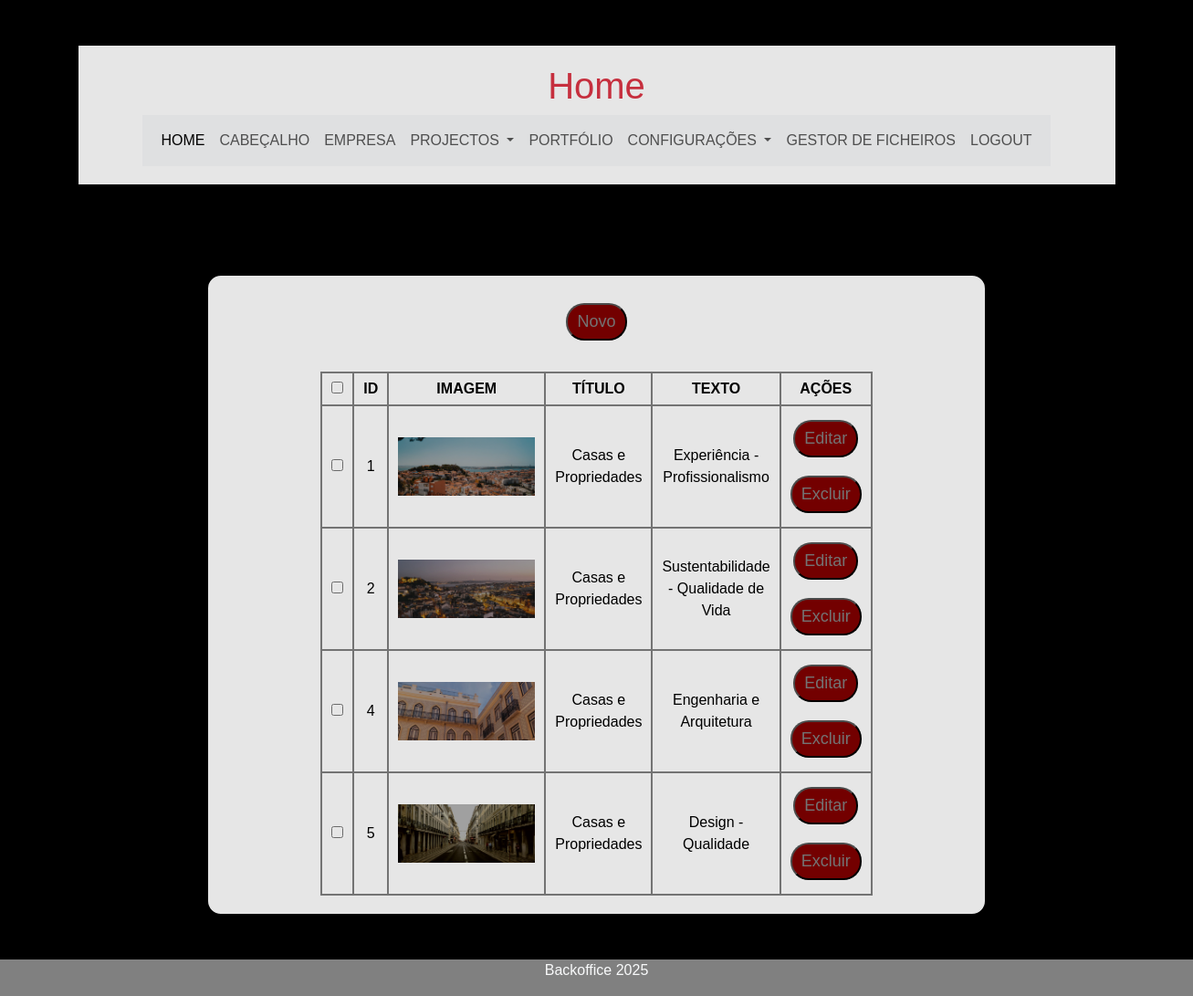
Page /backoffice/cabecalho.php (signed in) on the committed database.
### tables this page shows
CREATE TABLE `carousel` (
  `id` int(11) NOT NULL,
  `imagem` varchar(1000) NOT NULL,
  `titulo` varchar(100) NOT NULL,
  `texto` varchar(500) NOT NULL
);

### backoffice/cabecalho.php (called while the page is built)
<?php
require_once "components/header.php";
require_once "views/cabecalho_view.php";
require_once "components/footer.php";
?>

### backoffice/helpers/_base_dados_helper.php (called while the page is built, shortened)
<?php
$base_dados = [
  "host" => "localhost",
  "dbname" => "casas_e_prop_bd",
  "user" => "root",
  "pass" => "",
];
$pdo = new PDO("mysql:host=$base_dados[host];dbname=$base_dados[dbname];charset=utf8mb4","$base_dados[user]","$base_dados[pass]");
function selectSql($sql){
  global $pdo;
  $consulta = $pdo->query($sql);
  $resultado = $consulta->fetchAll(PDO::FETCH_ASSOC);
  return $resultado;
}
?>

### backoffice/helpers/cabecalho_helper.php (called while the page is built)
<?php
function getCarousel(){
  $resultado = selectSql("SELECT * FROM carousel");
  return $resultado;
}
?>

### backoffice/views/cabecalho_view.php (the view, shortened to what this page needs)
<?php
  $carousel = getCarousel();
?>
  <main class="container">
    <div class="row py-5">
      <div class=
        "
        col-12
        text-center
        w-75
        m-auto
        rounded-4
        box
        "
      >
      <button onclick="abrirPopup('cab_new.php')">Novo</button>
      <table class="text-center m-auto mt-4">
        <tr>
          <th><input type="checkbox"></th>
          <th>ID</th>
          <th>IMAGEM</th>
          <th>TÍTULO</th>
          <th>TEXTO</th>
          <th>AÇÕES</th>
        </tr>
        <?php foreach($carousel as $c): ?>
          <tr>
            <td><input type="checkbox"></td>
            <td><?= $c["id"] ?></td>
            <td><img src="<?= $c["imagem"] ?>" alt="" width="150"></td>
            <td><?= $c["titulo"] ?></td>
            <td><?= $c["texto"] ?> </td>
            <td>
              <button onclick="abrirPopupId(<?= $c['id'] ?>, 'cab_edit.php?editar_cab')">Editar</button>
              <button onclick="confirmacao('cabecalho.php?excluir_cab=',<?= $c['id'] ?>)">Excluir</button>
          </td>
          </tr>
        <?php endforeach ?>
      </table>
      </div>
    </div>
  </main>

### backoffice/public/css/style.css (style rules this page uses)
body { margin: 0px auto; min-width: 1297px; background-color: black; background-position: center; font-family: 'Franklin Gothic Medium', 'Arial Narrow', Arial, sans-serif; color: black; }
.box { background-color: white; border: 2px solid black; height: fit-content; padding: 20px 0px; opacity: .9; }
table, tr, td, th { border: 2px solid gray; border-collapse: collapse; padding: 5px 10px; }
table { width: 600px; }
td { width: fit-content; }
input { text-align: center; }
input[type="submit"], button { background-color: maroon; border-radius: 20px; padding: 5px 10px; color: gray; font-size: 18px; margin: 10px 0px; transition-duration: 0.6s; }

### rows in the picture
carousel: id "1", imagem (picture), titulo "Casas e Propriedades", texto "Experiência - Profissionalismo"
carousel: id "2", imagem (picture), titulo "Casas e Propriedades", texto "Sustentabilidade - Qualidade de Vida"
carousel: id "4", imagem (picture), titulo "Casas e Propriedades", texto "Engenharia e Arquitetura"
carousel: id "5", imagem (picture), titulo "Casas e Propriedades", texto "Design - Qualidade"
